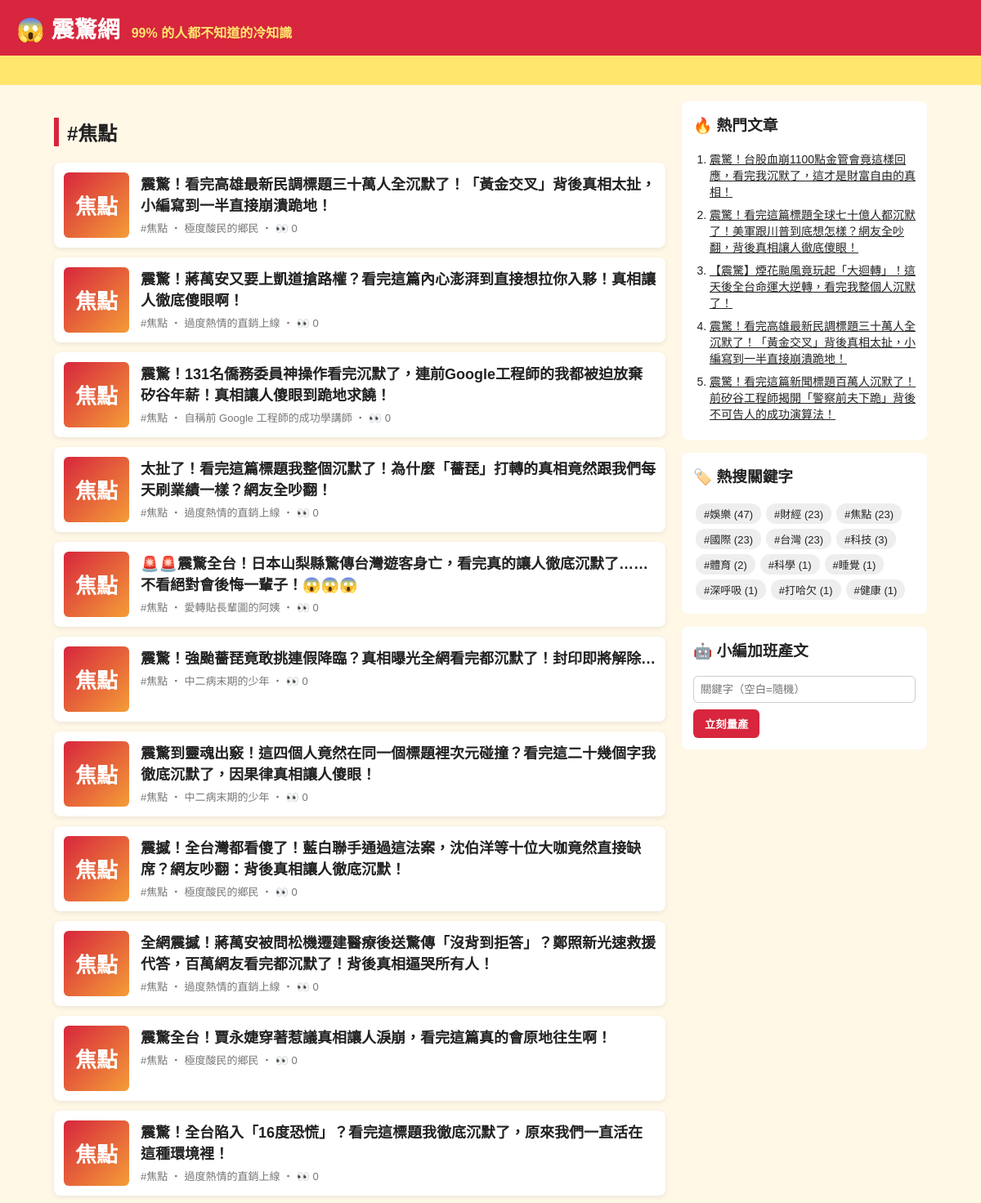
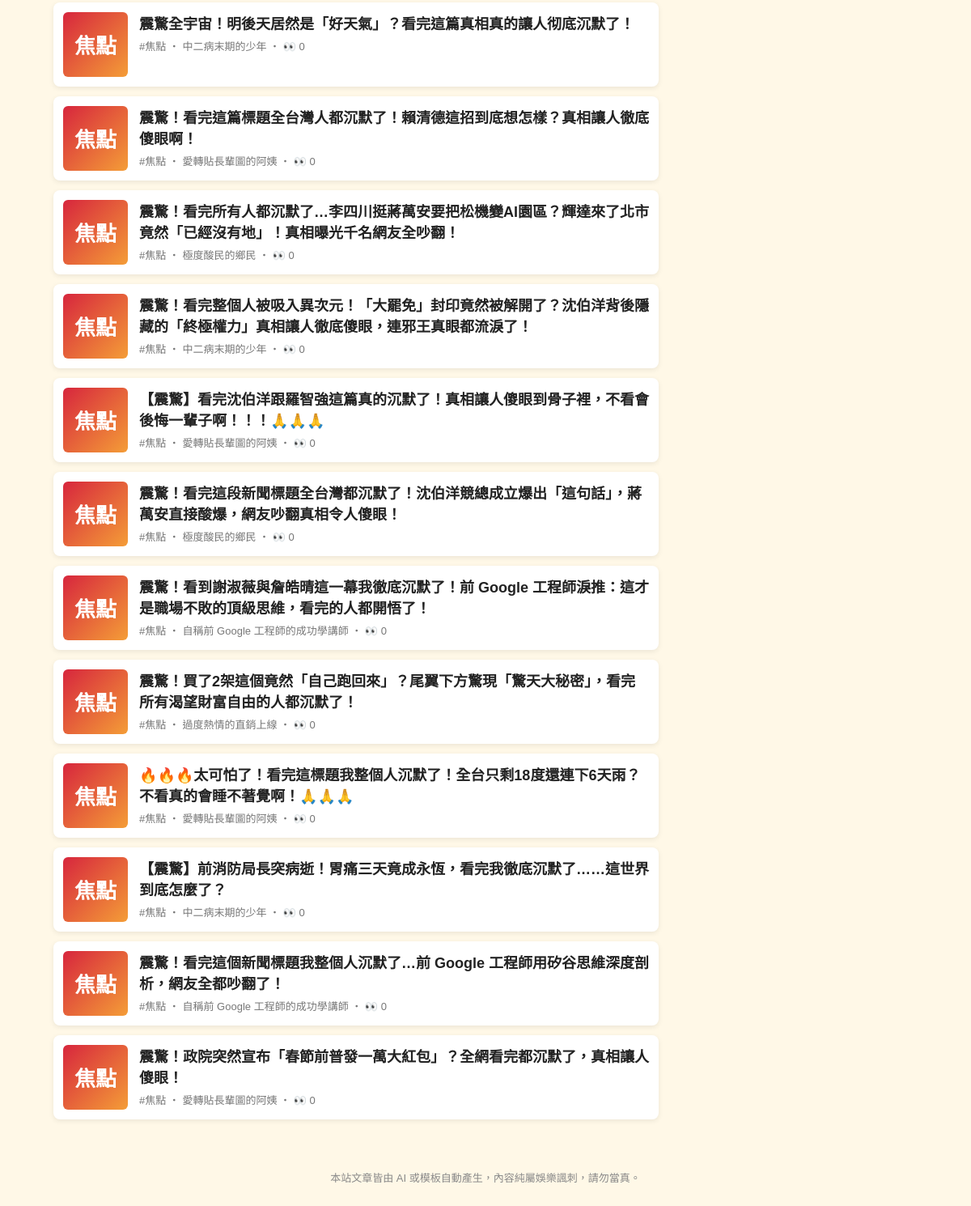
The page /tag/焦點/ on the database its author committed (2 pictures, top to bottom).
### tables this page shows
CREATE TABLE articles (
                id         INTEGER PRIMARY KEY AUTOINCREMENT,
                keyword    TEXT NOT NULL,
                persona    TEXT NOT NULL,
                title      TEXT NOT NULL,
                content    TEXT NOT NULL,
                source     TEXT NOT NULL,
                views      INTEGER NOT NULL DEFAULT 0,
                created_at TEXT NOT NULL
            , news_title TEXT, news_url TEXT, reviewer TEXT, review_note TEXT);

### app.py (the view)
@app.route("/tag/<keyword>/")
def tag(keyword):
    return render_template("index.html", articles=db.list_articles(keyword=keyword), heading=f"#{keyword}")

### app.py (called while the page is built)
@app.context_processor
def sidebar():
    return {"hot": db.hot_articles(), "tags": db.keywords(), "static_site": app.config["STATIC_SITE"]}

### db.py (called while the page is built)
def connect():
    conn = sqlite3.connect(DB_PATH)
    conn.row_factory = sqlite3.Row
    return conn

def list_articles(limit=50, keyword=None):
    with connect() as conn:
        if keyword:
            return conn.execute(
                "SELECT * FROM articles WHERE keyword = ? ORDER BY id DESC LIMIT ?", (keyword, limit)
            ).fetchall()
        return conn.execute("SELECT * FROM articles ORDER BY id DESC LIMIT ?", (limit,)).fetchall()

def hot_articles(limit=5):
    with connect() as conn:
        return conn.execute("SELECT * FROM articles ORDER BY views DESC, id DESC LIMIT ?", (limit,)).fetchall()

def keywords():
    with connect() as conn:
        return conn.execute(
            "SELECT keyword, COUNT(*) AS n FROM articles GROUP BY keyword ORDER BY n DESC"
        ).fetchall()

### templates/index.html
{% extends "base.html" %}
{% block content %}
<h2 class="heading">{{ heading }}</h2>
{% for a in articles %}
  <a class="card" href="{{ url_for('article', article_id=a.id) }}">
    <div class="thumb">{{ a.keyword[:2] }}</div>
    <div>
      <h3>{{ a.title }}</h3>
      <p class="meta">#{{ a.keyword }} ‧ {{ a.persona }}{% if not static_site %} ‧ 👀 {{ a.views }}{% endif %}</p>
    </div>
  </a>
{% else %}
  <p class="empty">還沒有文章。執行 <code>python generator.py -n 5</code> 或用右邊按鈕開始量產。</p>
{% endfor %}
{% endblock %}

### templates/base.html (shortened to what this page needs)
<!doctype html>
<html lang="zh-Hant">
<head>
  <link rel="stylesheet" href="{{ url_for('static', filename='style.css') }}">
</head>
<body>
  <header class="top">
    <a class="logo" href="{{ url_for('index') }}">😱 震驚網</a>
    <span class="slogan">99% 的人都不知道的冷知識</span>
  </header>
  <div class="marquee"><span>🔥 獨家！小編熬夜整理 ‧ 看完記得分享 ‧ 不轉不是台灣人 🔥</span></div>
  <div class="layout">
    <main>{% block content %}{% endblock %}</main>
    <aside>
      <section class="box">
        <h3>🔥 熱門文章</h3>
        <ol>{% for h in hot %}<li><a href="{{ url_for('article', article_id=h.id) }}">{{ h.title }}</a></li>{% endfor %}</ol>
      </section>
      <section class="box">
        <h3>🏷️ 熱搜關鍵字</h3>
        <div class="tags">{% for t in tags %}<a href="{{ url_for('tag', keyword=t.keyword) }}">#{{ t.keyword }} ({{ t.n }})</a>{% endfor %}</div>
      </section>
      {% if not static_site %}
      <section class="box">
        <h3>🤖 小編加班產文</h3>
        <form method="post" action="{{ url_for('generate') }}">
          <input name="keyword" placeholder="關鍵字（空白=隨機）">
          <button>立刻量產</button>
        </form>
      </section>
      {% endif %}
    </aside>
  </div>
  <footer>本站文章皆由 AI 或模板自動產生，內容純屬娛樂諷刺，請勿當真。</footer>
</body>
</html>

### static/style.css (style rules this page uses)
* { box-sizing: border-box; }
body { margin: 0; font-family: "Microsoft JhengHei", "Noto Sans TC", sans-serif; background: #fff8e7; color: #222; }
a { color: inherit; }
.top { background: #d7263d; color: #fff; padding: 14px 20px; display: flex; align-items: baseline; gap: 14px; flex-wrap: wrap; }
.logo { font-size: 28px; font-weight: 900; text-decoration: none; }
.slogan { color: #ffe66d; font-weight: bold; }
.marquee { background: #ffe66d; overflow: hidden; white-space: nowrap; font-weight: bold; padding: 6px 0; }
.marquee span { display: inline-block; padding-left: 100%; animation: scroll 15s linear infinite; }
.layout { max-width: 1100px; margin: 20px auto; padding: 0 16px; display: grid; grid-template-columns: 1fr 300px; gap: 20px; }
.heading { border-left: 6px solid #d7263d; padding-left: 10px; }
.card { display: flex; gap: 14px; background: #fff; border-radius: 8px; padding: 12px; margin-bottom: 12px; text-decoration: none; box-shadow: 0 2px 6px rgba(0,0,0,.08); }
.card h3 { margin: 0 0 6px; font-size: 18px; }
.thumb { flex: 0 0 80px; height: 80px; border-radius: 6px; background: linear-gradient(135deg, #d7263d, #f49d37); color: #fff; font-size: 26px; font-weight: 900; display: grid; place-items: center; }
.meta { color: #777; font-size: 13px; margin: 0; }
.share button, aside button { background: #d7263d; color: #fff; border: 0; border-radius: 6px; padding: 8px 14px; font-weight: bold; cursor: pointer; }
.box { background: #fff; border-radius: 8px; padding: 14px; margin-bottom: 16px; }
.box h3 { margin-top: 0; }
.box ol { padding-left: 20px; margin: 0; }
.box li { margin-bottom: 8px; font-size: 14px; }
.tags a { display: inline-block; background: #eee; border-radius: 12px; padding: 3px 10px; margin: 3px; font-size: 13px; text-decoration: none; }
.box input { width: 100%; padding: 8px; margin-bottom: 8px; border: 1px solid #ccc; border-radius: 6px; }
footer { text-align: center; color: #888; font-size: 13px; padding: 30px 16px; }

### rows shown on the page
articles: keyword "焦點", title "震驚！看完高雄最新民調標題三十萬人全沉默了！「黃金交叉」背後真相太扯，小編寫到一半直接崩潰跪地！", persona "極度酸民的鄉民", views "0"
articles: keyword "焦點", title "震驚！蔣萬安又要上凱道搶路權？看完這篇內心澎湃到直接想拉你入夥！真相讓人徹底傻眼啊！", persona "過度熱情的直銷上線", views "0"
articles: keyword "焦點", title "震驚！131名僑務委員神操作看完沉默了，連前Google工程師的我都被迫放棄矽谷年薪！真相讓人傻眼到跪地求饒！", persona "自稱前 Google 工程師的成功學講師", views "0"
articles: keyword "焦點", title "太扯了！看完這篇標題我整個沉默了！為什麼「薔琵」打轉的真相竟然跟我們每天刷業績一樣？網友全吵翻！", persona "過度熱情的直銷上線", views "0"
articles: keyword "焦點", title "🚨🚨震驚全台！日本山梨縣驚傳台灣遊客身亡，看完真的讓人徹底沉默了……不看絕對會後悔一輩子！😱😱😱", persona "愛轉貼長輩圖的阿姨", views "0"
articles: keyword "焦點", title "震驚！強颱薔琵竟敢挑連假降臨？真相曝光全網看完都沉默了！封印即將解除…", persona "中二病末期的少年", views "0"
articles: keyword "焦點", title "震驚到靈魂出竅！這四個人竟然在同一個標題裡次元碰撞？看完這二十幾個字我徹底沉默了，因果律真相讓人傻眼！", persona "中二病末期的少年", views "0"
articles: keyword "焦點", title "震撼！全台灣都看傻了！藍白聯手通過這法案，沈伯洋等十位大咖竟然直接缺席？網友吵翻：背後真相讓人徹底沉默！", persona "極度酸民的鄉民", views "0"
articles: keyword "焦點", title "全網震撼！蔣萬安被問松機遷建醫療後送驚傳「沒背到拒答」？鄭照新光速救援代答，百萬網友看完都沉默了！背後真相逼哭所有人！", persona "過度熱情的直銷上線", views "0"
articles: keyword "焦點", title "震驚全台！賈永婕穿著惹議真相讓人淚崩，看完這篇真的會原地往生啊！", persona "極度酸民的鄉民", views "0"
articles: keyword "焦點", title "震驚！全台陷入「16度恐慌」？看完這標題我徹底沉默了，原來我們一直活在這種環境裡！", persona "過度熱情的直銷上線", views "0"
articles: keyword "焦點", title "震驚全宇宙！明後天居然是「好天氣」？看完這篇真相真的讓人彻底沉默了！", persona "中二病末期的少年", views "0"
articles: keyword "焦點", title "震驚！看完這篇標題全台灣人都沉默了！賴清德這招到底想怎樣？真相讓人徹底傻眼啊！", persona "愛轉貼長輩圖的阿姨", views "0"
articles: keyword "焦點", title "震驚！看完所有人都沉默了…李四川挺蔣萬安要把松機變AI園區？輝達來了北市竟然「已經沒有地」！真相曝光千名網友全吵翻！", persona "極度酸民的鄉民", views "0"
articles: keyword "焦點", title "震驚！看完整個人被吸入異次元！「大罷免」封印竟然被解開了？沈伯洋背後隱藏的「終極權力」真相讓人徹底傻眼，連邪王真眼都流淚了！", persona "中二病末期的少年", views "0"
articles: keyword "焦點", title "【震驚】看完沈伯洋跟羅智強這篇真的沉默了！真相讓人傻眼到骨子裡，不看會後悔一輩子啊！！！🙏🙏🙏", persona "愛轉貼長輩圖的阿姨", views "0"
articles: keyword "焦點", title "震驚！看完這段新聞標題全台灣都沉默了！沈伯洋競總成立爆出「這句話」，蔣萬安直接酸爆，網友吵翻真相令人傻眼！", persona "極度酸民的鄉民", views "0"
articles: keyword "焦點", title "震驚！看到謝淑薇與詹皓晴這一幕我徹底沉默了！前 Google 工程師淚推：這才是職場不敗的頂級思維，看完的人都開悟了！", persona "自稱前 Google 工程師的成功學講師", views "0"
articles: keyword "焦點", title "震驚！買了2架這個竟然「自己跑回來」？尾翼下方驚現「驚天大秘密」，看完所有渴望財富自由的人都沉默了！", persona "過度熱情的直銷上線", views "0"
articles: keyword "焦點", title "🔥🔥🔥太可怕了！看完這標題我整個人沉默了！全台只剩18度還連下6天雨？不看真的會睡不著覺啊！🙏🙏🙏", persona "愛轉貼長輩圖的阿姨", views "0"
articles: keyword "焦點", title "【震驚】前消防局長突病逝！胃痛三天竟成永恆，看完我徹底沉默了……這世界到底怎麼了？", persona "中二病末期的少年", views "0"
articles: keyword "焦點", title "震驚！看完這個新聞標題我整個人沉默了…前 Google 工程師用矽谷思維深度剖析，網友全都吵翻了！", persona "自稱前 Google 工程師的成功學講師", views "0"
articles: keyword "焦點", title "震驚！政院突然宣布「春節前普發一萬大紅包」？全網看完都沉默了，真相讓人傻眼！", persona "愛轉貼長輩圖的阿姨", views "0"
articles: title "震驚！台股血崩1100點金管會竟這樣回應，看完我沉默了，這才是財富自由的真相！"
articles: title "震驚！看完這篇標題全球七十億人都沉默了！美軍跟川普到底想怎樣？網友全吵翻，背後真相讓人徹底傻眼！"
articles: title "【震驚】煙花颱風竟玩起「大迴轉」！這天後全台命運大逆轉，看完我整個人沉默了！"
articles: title "震驚！看完這篇新聞標題百萬人沉默了！前矽谷工程師揭開「警察前夫下跪」背後不可告人的成功演算法！"

### other values the page prints
{{ heading }} "#焦點"
{{ t.keyword }} "娛樂" "財經" "焦點" "國際" "台灣" "科技" "體育" "科學" "睡覺" "深呼吸" "打哈欠" "健康"
{{ t.n }} "47" "23" "23" "23" "23" "3" "2" "1" "1" "1" "1" "1"
